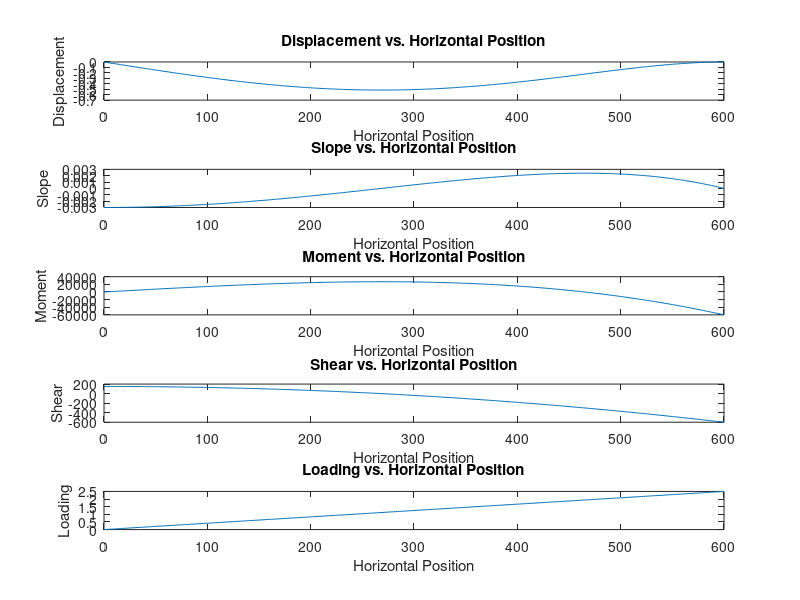

MATLAB code for this plot:
%{
M20 - Introduction to Computer Programming with MATLAB
Instructor: Prof. Enrique López Droguett, Ph.D.
Teacher Assistants: M. Fidansoy, G. San Martín, M. Pishahang, V. Vela.
Fall 2023 – UCLA
Student: Alex Lie
UCLA ID: 905901892
Task 1: Beam Analysis
%}

%Beginning of code
clear
close
clc

%Variables/Constants (Given)
L=600; %Units: cm
E=50000; %Units: kN/cm^2
I=30000; %Units: cm^4
w_0=2.5; %Units: kN/cm
deltax=2; %Units: cm

%Functions (calculated by hand)
x=0:deltax:600;
displacement=w_0/120/E/I/L*(-x.^5+2*L.^2*x.^3-L.^4*x);
slope=w_0/120/E/I/L*(-5*x.^4+6*L^2*x.^2-L^4);
moment=w_0/120/L*(-20*x.^3+12*L^2*x);
shear=w_0/120/L*(-60*x.^2+12*L.^2);
loading=w_0/L*x;

%Part a: Displacement Graph
subplot(5,1,1);
plot(x,displacement);
xlabel('Horizontal Position');
ylabel('Displacement');
title('Displacement vs. Horizontal Position');

%Part b: Slope Graph
subplot(5,1,2);
plot(x,slope);
xlabel('Horizontal Position');
ylabel('Slope');
title('Slope vs. Horizontal Position');

%Part c: Moment Graph
subplot(5,1,3);
plot(x,moment);
xlabel('Horizontal Position');
ylabel('Moment');
title('Moment vs. Horizontal Position');

%Part d: Shear Graph
subplot(5,1,4);
plot(x,shear);
xlabel('Horizontal Position');
ylabel('Shear');
title('Shear vs. Horizontal Position');

%Part e: Loading Graph
subplot(5,1,5);
plot(x,loading);
xlabel('Horizontal Position');
ylabel('Loading');
title('Loading vs. Horizontal Position');

